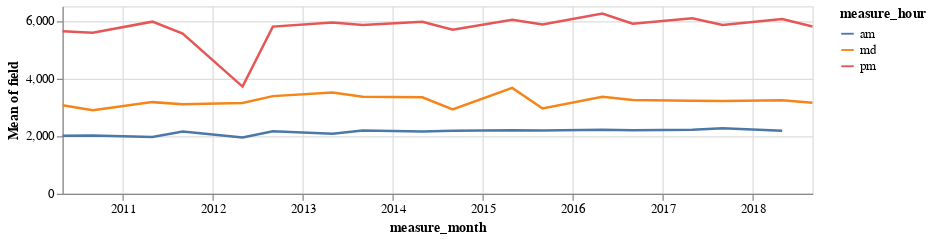

The code cell stored with this chart in its notebook:
### Code cell
alt.Chart(df_long).mark_line().encode(
    alt.X("measure_month"),
    alt.Y('mean(field)'),
    color='measure_hour'
).properties(
    width=600, 
    height=150
)

### Figure 1 — Vega-Lite specification as saved in the notebook (floating-point values rounded to 4 significant figures; data arrays with more than 128 entries replaced by an {"elided": "..."} marker saying what was removed)
{"config": {"view": {"continuousWidth": 400, "continuousHeight": 300}}, "data": {"name": "data-dbbd60fbeee7dab02e08f81989f4531a"}, "mark": "line", "encoding": {"color": {"type": "nominal", "field": "measure_hour"}, "x": {"type": "temporal", "field": "measure_month"}, "y": {"type": "quantitative", "aggregate": "mean", "field": "field"}}, "height": 150, "width": 600, "$schema": "https://vega.github.io/schema/vega-lite/v4.0.2.json", "datasets": {"data-dbbd60fbeee7dab02e08f81989f4531a": {"elided": "6042 records"}}}
